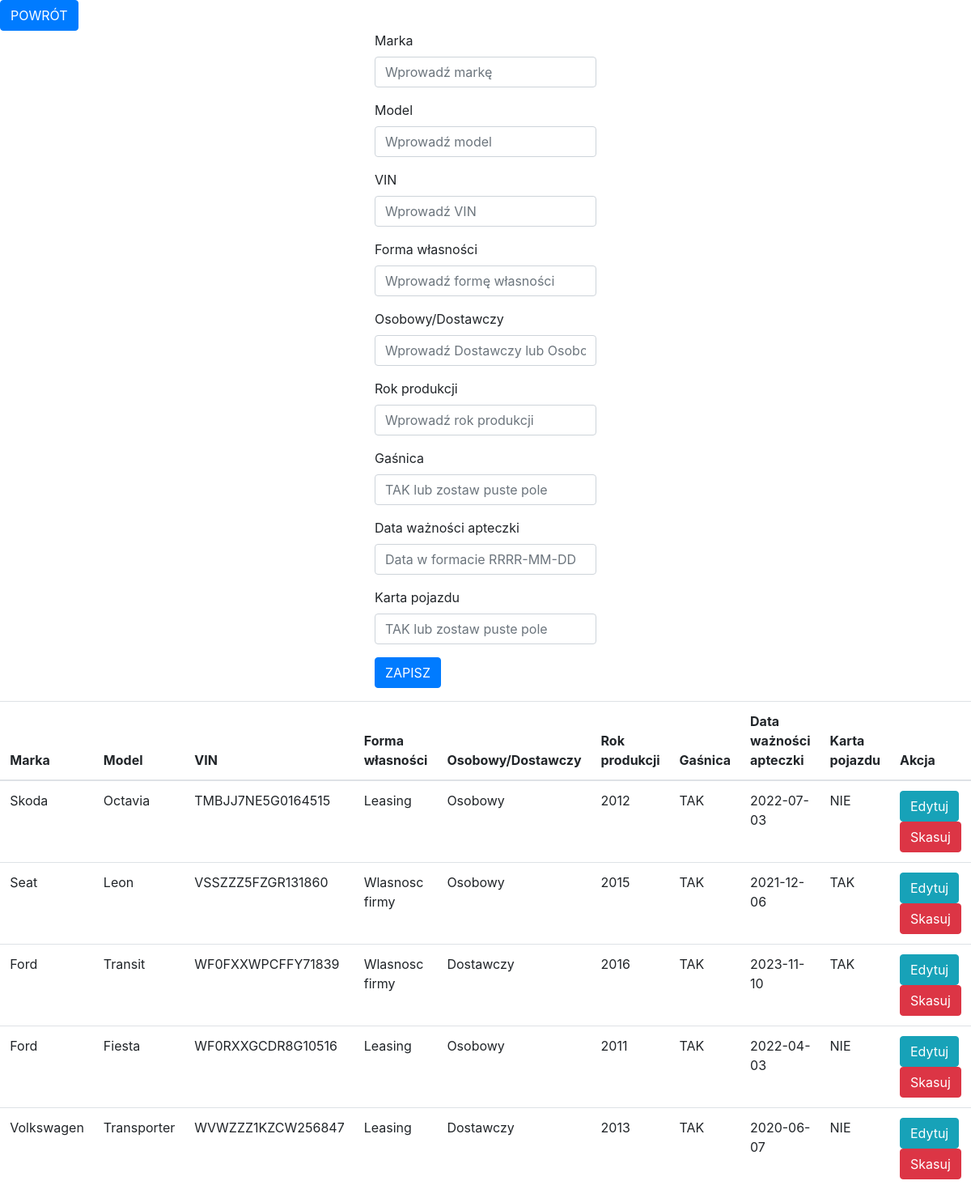
Before: /Aplikacja/samochody.php with the older database file.
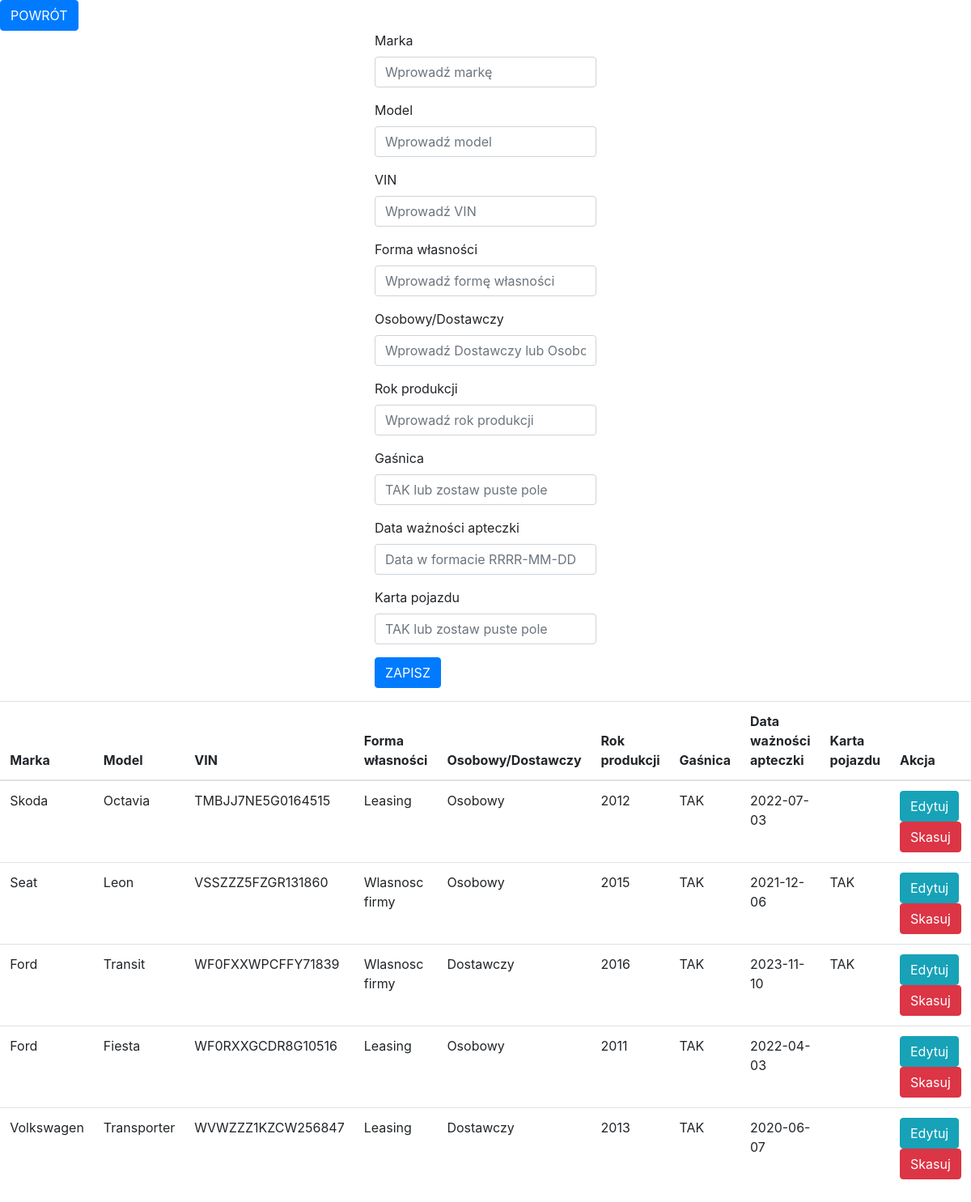
After: the same page with the newer database file.
### tables this page shows
CREATE TABLE `samochod` (
  `marka` varchar(20) NOT NULL,
  `model` varchar(20) NOT NULL,
  `vin` varchar(17) NOT NULL,
  `forma_wlasnosci` varchar(20) NOT NULL,
  `osob_dost` varchar(9) NOT NULL,
  `rok_prod` int(4) unsigned NOT NULL,
  `gasnica` varchar(4) NOT NULL,
  `apteczka_data` date,
  `karta_pojazdu` varchar(4) ,
  PRIMARY KEY (`vin`)
) DEFAULT CHARSET=utf8;

### Aplikacja/samochody-przetwarzanie.php (called while the page is built, shortened)
<?php
$marka = '';
$model = '';
$vin = '';
$forma_wlasnosci = '';
$osob_dost = '';
$rok_prod = '';
$gasnica = '';
$apteczka_data = '';
$karta_pojazdu = '';
$update = false;
?>

### Aplikacja/samochody.php (the view, shortened to what this page needs)
<!doctype html>
<html>
	<head>
		<link rel="stylesheet" href="https://stackpath.bootstrapcdn.com/bootstrap/4.5.0/css/bootstrap.min.css">
		</head>
	<body>
		<?php require_once 'samochody-przetwarzanie.php';?>
		<a href="index.php" class="btn btn-primary">POWRÓT</a>
		<div class="row justify-content-center">
		<form action="samochody-przetwarzanie.php" method="POST">
			<div class="form-group">
			<label>Marka</label>
			<input type="text" name="marka" class="form-control"
				   value="<?php echo $marka; ?>" placeholder="Wprowadź markę">
			</div>
			<div class="form-group">
			<label>Model</label>
			<input type="text" name="model" class="form-control"
				   value="<?php echo $model; ?>" placeholder="Wprowadź model">
			</div>
			<div class="form-group">
			<label>VIN</label>
			<input type="text" name="vin" class="form-control"
				   value="<?php echo $vin; ?>" placeholder="Wprowadź VIN">
			</div>
			<div class="form-group">
			<label>Forma własności</label>
			<input type="text" name="forma_wlasnosci" class="form-control"
				   value="<?php echo $forma_wlasnosci; ?>" placeholder="Wprowadź formę własności">
			</div>
			<div class="form-group">
			<label>Osobowy/Dostawczy</label>
			<input type="text" name="osob_dost" class="form-control"
				   value="<?php echo $osob_dost; ?>" placeholder="Wprowadź Dostawczy lub Osobowy">
			</div>
			<div class="form-group">
			<label>Rok produkcji</label>
			<input type="text" name="rok_prod" class="form-control"
				   value="<?php echo $rok_prod; ?>" placeholder="Wprowadź rok produkcji">
			</div>
			<div class="form-group">
			<label>Gaśnica</label>
			<input type="text" name="gasnica" class="form-control"
				   value="<?php echo $gasnica; ?>" placeholder="TAK lub zostaw puste pole">
			</div>
			<div class="form-group">
			<label>Data ważności apteczki</label>
			<input type="text" name="apteczka_data" class="form-control"
				   value="<?php echo $apteczka_data; ?>" placeholder="Data w formacie RRRR-MM-DD">
			</div>
			<div class="form-group">
			<label>Karta pojazdu</label>
			<input type="text" name="karta_pojazdu" class="form-control"
				   value="<?php echo $karta_pojazdu; ?>" placeholder="TAK lub zostaw puste pole">
			</div>
			<div class="form-group">
			<?php
			if  ($update == true):
			?>
				<button type="submit" class="btn btn-info" name="edytuj">EDYTUJ</button>
			<?php
			else:
			?>
				<button type="submit" class="btn btn-primary" name="zapisz">ZAPISZ</button>
			<?php
			endif;
			?>
			</div>
		</form>
		</div>
		<div class="container">
		<?php
			$link = new mysqli("localhost", "kmindowicz", "xeefae7Ohth7", "kmindowicz_projekt") or
			die(mysqli_error($link));
			$link->query("SET NAMES 'utf8'");
			$link->query("SET CHARACTER SET utf8");
			$link->query("SET SESSION collation_connection = 'utf8_unicode_ci'");
			$tabela = $link->query("SELECT * from samochod") or die($link->error);
		?>
		<div class="row justify-content-center">
			<table class="table">
				<thead>
					<tr>
						<th>Marka</th>
						<th>Model</th>
						<th>VIN</th>
						<th>Forma własności</th>
						<th>Osobowy/Dostawczy</th>
						<th>Rok produkcji</th>
						<th>Gaśnica</th>
						<th>Data ważności apteczki</th>
						<th>Karta pojazdu</th>
						<th colspan="2">Akcja</th>
					</tr>
				</thead>
				<?php
					while($rzad = $tabela->fetch_assoc()):
				?>
				<tr>
					<td><?php echo $rzad['marka']; ?></td>
					<td><?php echo $rzad['model']; ?></td>
					<td><?php echo $rzad['vin']; ?></td>
					<td><?php echo $rzad['forma_wlasnosci']; ?></td>
					<td><?php echo $rzad['osob_dost']; ?></td>
					<td><?php echo $rzad['rok_prod']; ?></td>
					<td><?php echo $rzad['gasnica']; ?></td>
					<td><?php echo $rzad['apteczka_data']; ?></td>
					<td><?php echo $rzad['karta_pojazdu']; ?></td>
					<td>
						<a href="samochody.php?edit=<?php echo $rzad['vin']; ?>"
						   class="btn btn-info">Edytuj</a>
						<a href="samochody.php?delete=<?php echo $rzad['vin']; ?>"
						   class="btn btn-danger">Skasuj</a>
					</td>
				</tr>
				<?php endwhile; ?>
			</table>
		</div>
		</div>
	</body>
	</html>

Changed rows visible on the page:
changed samochod "Skoda": karta_pojazdu "NIE" → (not shown)
changed samochod "Fiesta": karta_pojazdu "NIE" → (not shown)
changed samochod "Volkswagen": karta_pojazdu "NIE" → (not shown)
